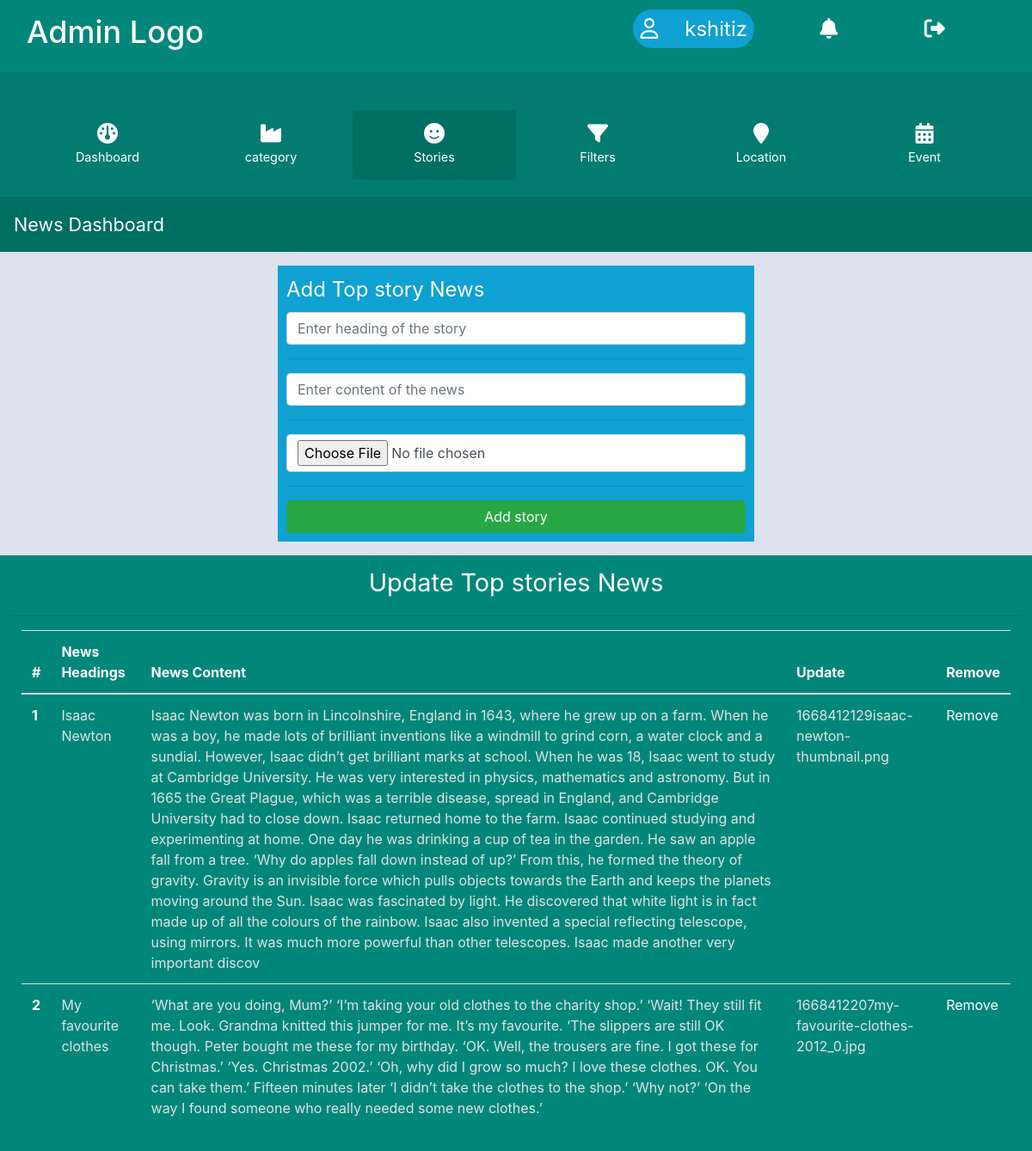
Page /admin/stories.php on the committed database.
### tables this page shows
CREATE TABLE `story` (
  `id` int(11) NOT NULL,
  `heading` mediumtext NOT NULL,
  `story` mediumtext NOT NULL,
  `pic` varchar(255) NOT NULL
);

### admin/admin_class1.php (called while the page is built, shortened)
<?php
class class1
{
	public function get_story_data()
	{
		include('../db.php');
		$query="SELECT * FROM `story`";
		$run= mysqli_query($connect,$query);
		$count= mysqli_num_rows($run);
		if($count>0)
		{
			while($data= mysqli_fetch_array($run))
			{
				$data2[]= $data;
			}
			return $data2;
		}
		else
		{
			return 0;
		}
	}
}
 ?>

### admin/stories.php (the view, shortened to what this page needs)
<?php
include'header.php';
include'admin_class1.php';
$class1= new class1();
?>
    <div style="background-color: #006f63;" class=" container-fluid text-left pageid p-3">
      <span>News Dashboard</span>
    </div>
    <section style="background-color: #dee2ee;" class="p-3">
      <div class="container-fluid">
       <div class="row">
         <div class="col-sm-3"></div>
         <div class="col-sm-6 col-12 ">
           <div style="background-color: #0ea1d2; padding: 10px;" class="form">
             <form method="post" action="backend.php" enctype="multipart/form-data">
               <label>Add Top story News</label>
               <input type="text" class="form-control" placeholder="Enter heading of the story" name="story_heading">
               <hr>
                <input type="text" class="form-control" placeholder="Enter content of the news" name="news">
               <hr>
               <input type="file" class="form-control" name="image">
               <hr>
              <input type="submit" class="form-control btn btn-success" value="Add story" name="upload_story">
             </form>
           </div>
         </div>
         <div class="col-sm-3"></div>
       </div>
      </div>
    </section>
    <section style="background-color: #00877a; padding: 10px;">
      <div class="container-fluid text-center label">
      <span>Update Top stories News</span>
      </div>
      <hr>
      <div class="container-fluid">
      <table class="table">
  <thead>
    <tr>
      <th scope="col">#</th>
      <th scope="col">News Headings</th>
      <th scope="col">News Content</th>
      <th scope="col">Update</th>
       <th scope="col">Remove</th>
    </tr>
  </thead>
  <tbody>
    <?php
    $data= $class1->get_story_data();
    if($data==0)
    {
      ?>
      <tr>
        <td>No Data found</td>
        <td>No Data found</td>
        <td>No Data found</td>
        <td>No Data found</td>
        <td>No Data found</td>
      </tr>
      <?php
    }
    else
    {
        foreach ($data as $key ) {
          ?>
           <tr>
          <th scope="row"><?php echo $key['id']; ?></th>
          <td><?php echo $key['heading']; ?></td>
          <td><?php echo $key['story']; ?></td>
          <td><?php echo $key['pic']; ?></td>
           <td><a class="text-white" href="remove_story.php?id=<?php echo $key['id']; ?>">Remove</a></td>
        </tr>
          <?php
        }
  }
    ?>
  </tbody>
</table>
      </div>
    </section>
<?php
include'footer.php';
?>

### admin/style.css (style rules this page uses)
.label span { font-size: 2.4vw; color: white; }
.table th { color: white; }
.table td { color: #e1e1e2; }
.form label { font-size:2vw; color: white; }

### rows in the picture
story: id "1", heading "Isaac Newton", story "Isaac Newton was born in Lincolnshire, England in 1643, where he grew up on a farm. When he was a boy, he made lots of brilliant inventions like a windmill to grind corn, a water clock and a sundial. However, Isaac didn’t get brilliant marks at school. When he was 18, Isaac went to study at Cambridge University. He was very interested in physics, mathematics and astronomy. But in 1665 the Great Plague, which was a terrible disease, spread in England, and Cambridge University had to close down. Isaac returned home to the farm. Isaac continued studying and experimenting at home. One day he was drinking a cup of tea in the garden. He saw an apple fall from a tree. ‘Why do apples fall down…", pic "1668412129isaac-newton-thumbnail.png"
story: id "2", heading "My favourite clothes", story "‘What are you doing, Mum?’ ‘I’m taking your old clothes to the charity shop.’ ‘Wait! They still fit me. Look. Grandma knitted this jumper for me. It’s my favourite. ‘The slippers are still OK though. Peter bought me these for my birthday. ‘OK. Well, the trousers are fine. I got these for Christmas.’ ‘Yes. Christmas 2002.’ ‘Oh, why did I grow so much? I love these clothes. OK. You can take them.’ Fifteen minutes later ‘I didn’t take the clothes to the shop.’ ‘Why not?’ ‘On the way I found someone who really needed some new clothes.’", pic "1668412207my-favourite-clothes-2012_0.jpg"
